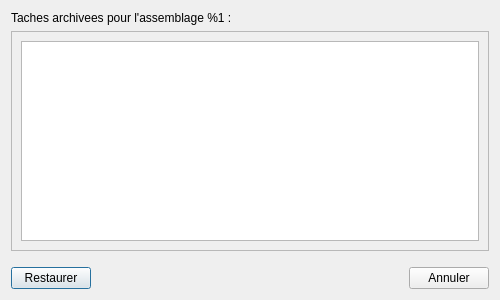
<?xml version="1.0" encoding="UTF-8"?>
<ui version="4.0">
 <class>RestoreJobsDialog</class>
 <widget class="QDialog" name="RestoreJobsDialog">
  <property name="geometry">
   <rect>
    <x>0</x>
    <y>0</y>
    <width>500</width>
    <height>300</height>
   </rect>
  </property>
  <property name="windowTitle">
   <string>Dialog</string>
  </property>
  <layout class="QVBoxLayout" name="verticalLayout_2">
   <item>
    <widget class="QLabel" name="_LA_jobsToRestore">
     <property name="text">
      <string>Taches archivees pour l'assemblage %1 :</string>
     </property>
    </widget>
   </item>
   <item>
    <widget class="QScrollArea" name="_SCA_archiveJobsScroll">
     <property name="widgetResizable">
      <bool>true</bool>
     </property>
     <widget class="QWidget" name="scrollAreaWidgetContents">
      <property name="geometry">
       <rect>
        <x>0</x>
        <y>0</y>
        <width>480</width>
        <height>214</height>
       </rect>
      </property>
      <layout class="QVBoxLayout" name="verticalLayout">
       <item>
        <widget class="QListWidget" name="_LW_archivedJobs"/>
       </item>
      </layout>
     </widget>
    </widget>
   </item>
   <item>
    <spacer name="verticalSpacer">
     <property name="orientation">
      <enum>Qt::Vertical</enum>
     </property>
     <property name="sizeType">
      <enum>QSizePolicy::Fixed</enum>
     </property>
     <property name="sizeHint" stdset="0">
      <size>
       <width>20</width>
       <height>10</height>
      </size>
     </property>
    </spacer>
   </item>
   <item>
    <layout class="QHBoxLayout" name="horizontalLayout">
     <item>
      <widget class="QPushButton" name="_PB_save">
       <property name="text">
        <string>Restaurer</string>
       </property>
      </widget>
     </item>
     <item>
      <spacer name="horizontalSpacer">
       <property name="orientation">
        <enum>Qt::Horizontal</enum>
       </property>
       <property name="sizeHint" stdset="0">
        <size>
         <width>40</width>
         <height>20</height>
        </size>
       </property>
      </spacer>
     </item>
     <item>
      <widget class="QPushButton" name="_PB_cancel">
       <property name="text">
        <string>Annuler</string>
       </property>
      </widget>
     </item>
    </layout>
   </item>
  </layout>
 </widget>
 <resources/>
 <connections/>
</ui>
